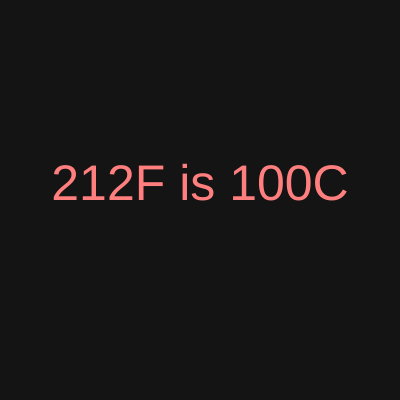
Frame 1 (no input)
Frame 60 (no input): identical to frame 1, image omitted
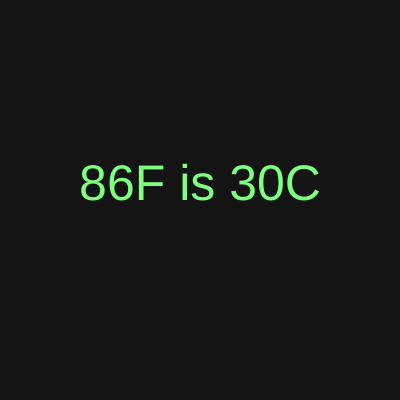
Frame 120 (the mouse pressed at the canvas centre since frame 60)

The p5.js sketch that drew these frames (run headless with seeded random() and noise() and a simulated clock; from frame 60 on, the mouse is pressed at the canvas centre):

// p5.js sketch
// ── sketch.js
/*
DMS210 - Functions

a simple function that returns a value
converting fahrenheit to centigrade temp

*/
function setup() {
  createCanvas(400, 400);
  // big text
  textSize(50);
  // align it!
  textAlign(CENTER);
}

function draw() {
  background(20);
  // mouseY as input to map function
  // returns fahrenheit range between -40 and 212
  let inputTemp = map(mouseY, height, 0, -40, 212);
  // set a variable with our new function
  let outputTemp = fahrToCen(inputTemp);
  // display temps formatted nicely without floats
  let tempString = round(inputTemp) + 'F is ' + round(outputTemp) + 'C';
  // change color of text depending on range of temp
  if (outputTemp < 18) {
    fill(127, 127, 255);
  } else if (outputTemp >= 18 && outputTemp < 38) {
    fill(127, 255, 127);
  } else {
    fill(255, 127, 127);
  }
  text(tempString, 200, 200);
}

function fahrToCen(fahr) {
  // convert F to C using formula
  let cen = (fahr - 32) * (5 / 9);
  // return value (this is important!)
  return cen;
}
